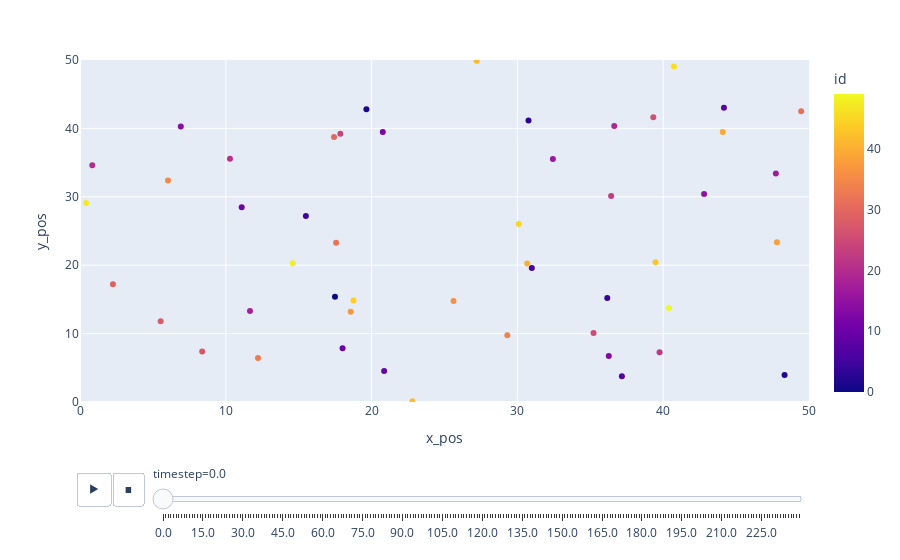

Here is the notebook cell this chart was saved with:
### Code cell
px.scatter(s.view_df(), x="x_pos", y="y_pos", animation_frame="timestep", animation_group="id", color="id", range_x=[0,50], range_y=[0,50])
